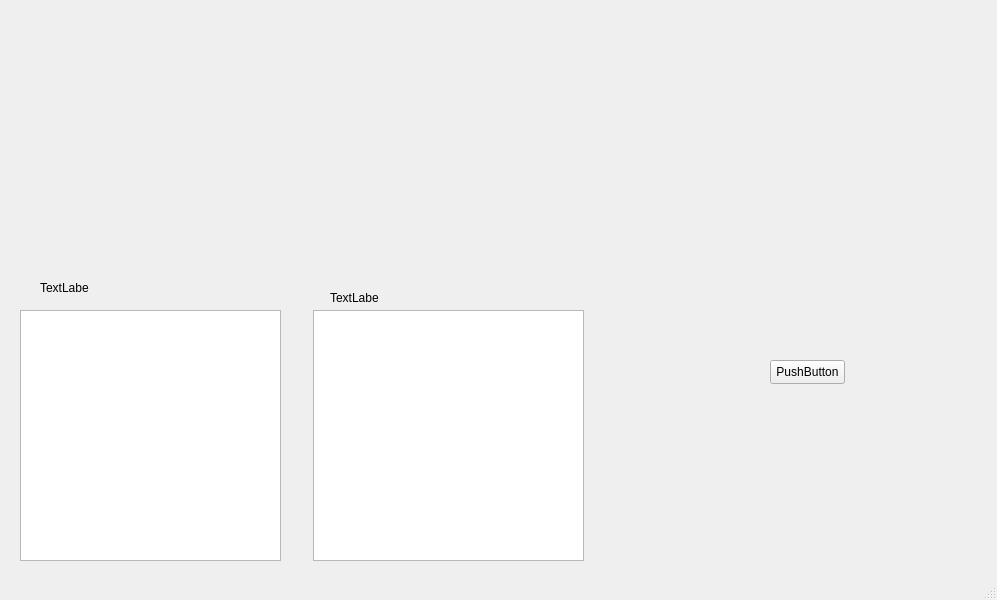
<?xml version="1.0" encoding="UTF-8"?>
<ui version="4.0">
 <class>mainWindow</class>
 <widget class="QMainWindow" name="mainWindow">
  <property name="geometry">
   <rect>
    <x>0</x>
    <y>0</y>
    <width>997</width>
    <height>600</height>
   </rect>
  </property>
  <property name="windowTitle">
   <string>MainWindow</string>
  </property>
  <property name="autoFillBackground">
   <bool>false</bool>
  </property>
  <property name="locale">
   <locale language="Russian" country="Russia"/>
  </property>
  <widget class="QWidget" name="centralwidget">
   <widget class="QPushButton" name="bStartStopRecord">
    <property name="geometry">
     <rect>
      <x>850</x>
      <y>380</y>
      <width>41</width>
      <height>41</height>
     </rect>
    </property>
    <property name="cursor">
     <cursorShape>PointingHandCursor</cursorShape>
    </property>
    <property name="text">
     <string/>
    </property>
    <property name="icon">
     <iconset>
      <normaloff>icons/start_rec.ico</normaloff>icons/start_rec.ico</iconset>
    </property>
    <property name="iconSize">
     <size>
      <width>32</width>
      <height>32</height>
     </size>
    </property>
    <property name="flat">
     <bool>true</bool>
    </property>
   </widget>
   <widget class="QPushButton" name="bFinishRecord">
    <property name="geometry">
     <rect>
      <x>770</x>
      <y>360</y>
      <width>75</width>
      <height>24</height>
     </rect>
    </property>
    <property name="text">
     <string>PushButton</string>
    </property>
   </widget>
   <widget class="QTextEdit" name="textEdit">
    <property name="geometry">
     <rect>
      <x>20</x>
      <y>310</y>
      <width>261</width>
      <height>251</height>
     </rect>
    </property>
   </widget>
   <widget class="QTextEdit" name="textEdit_2">
    <property name="geometry">
     <rect>
      <x>313</x>
      <y>310</y>
      <width>271</width>
      <height>251</height>
     </rect>
    </property>
   </widget>
   <widget class="QLabel" name="label">
    <property name="geometry">
     <rect>
      <x>40</x>
      <y>280</y>
      <width>49</width>
      <height>16</height>
     </rect>
    </property>
    <property name="text">
     <string>TextLabel</string>
    </property>
   </widget>
   <widget class="QLabel" name="label_2">
    <property name="geometry">
     <rect>
      <x>330</x>
      <y>290</y>
      <width>49</width>
      <height>16</height>
     </rect>
    </property>
    <property name="text">
     <string>TextLabel</string>
    </property>
   </widget>
  </widget>
  <widget class="QMenuBar" name="menubar">
   <property name="geometry">
    <rect>
     <x>0</x>
     <y>0</y>
     <width>997</width>
     <height>22</height>
    </rect>
   </property>
  </widget>
  <widget class="QStatusBar" name="statusbar"/>
 </widget>
 <resources/>
 <connections/>
</ui>
